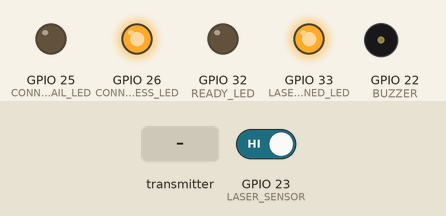
Recording of a sketch running on a simulated ESP32. On the bench: output pins drawn as LEDs (lit = HIGH), buzzer (waves = sounding, pin HIGH). The test bench sets the inputs (shaded band); at power-on: GPIO 23 (LASER_SENSOR) HIGH. What the sketch prints to the serial monitor is not drawn.

Above: at 1.2 s.
1.3 s: GPIO 23 (LASER_SENSOR) driven LOW
At 2.0 s:
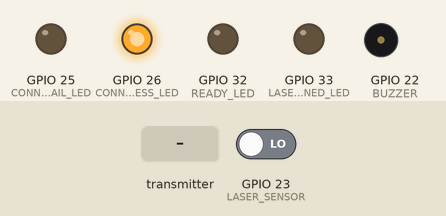
4.3 s: the transmitter starts sending msgType = 0
At 6.2 s:
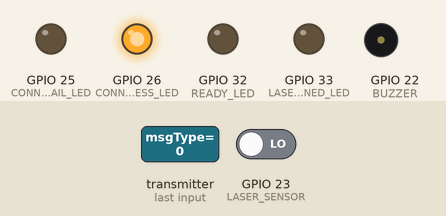
6.5 s: the transmitter starts sending msgType = 64
At 9.4 s:
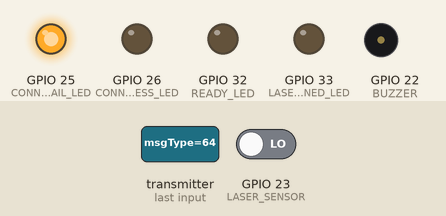
9.5 s: GPIO 23 (LASER_SENSOR) driven HIGH
At 10.3 s:
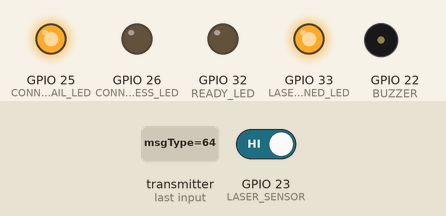
Timing chart, 0 to 12.5 s (numbered marks = the images above; inputs shaded):
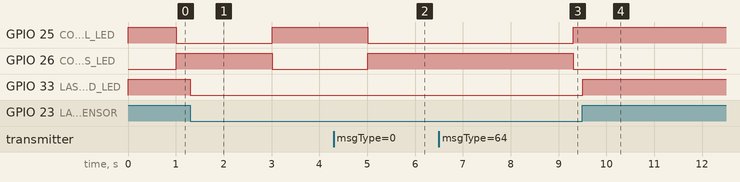

The sketch:

startlinemoculde.ino
```cpp
#include <Arduino.h>
#include <WiFi.h>
#include <esp_now.h>

// Define pin assignments
#define READY_LED 32
#define LASER_ALIGNED_LED 33
#define CONNECTION_FAIL_LED 25
#define CONNECTION_SUCCESS_LED 26
#define BUZZER 22
#define LASER_SENSOR 23

// CORRECTED: Using the MAC address from the finish line module code
uint8_t finishLineMacAddress[] = {0xE8, 0x6B, 0xEA, 0xDF, 0xA2, 0x68};

// Timing variables
volatile bool laserAligned = false;
bool connectionActive = false;
bool readyToTime = false;
bool timingCycleActive = false;

// Communication variables
typedef struct struct_message {
  uint8_t msgType;  // 0 for heartbeat, 1 for start timing
  bool localAligned;
  bool cooldown;
} struct_message;

struct_message outgoingMsg;
struct_message incomingMsg;

// Last time we received a heartbeat from the finish line
unsigned long lastHeartbeatReceived = 0;
const unsigned long HEARTBEAT_TIMEOUT = 3000;  // 3 seconds timeout
const unsigned long HEARTBEAT_INTERVAL = 1000; // Send heartbeat every 1 second
unsigned long lastHeartbeatSent = 0;
bool remoteAligned = false;
bool remoteCooldown = false;

// Function prototypes
void sendHeartbeat();
void sendStartSignal();
void initESPNow();
void updateReadyToTime();

// Callback when data is sent
void OnDataSent(const uint8_t *mac_addr, esp_now_send_status_t status) {
  if (status != ESP_NOW_SEND_SUCCESS) {
    digitalWrite(CONNECTION_FAIL_LED, HIGH);
    digitalWrite(CONNECTION_SUCCESS_LED, LOW);
    connectionActive = false;
  } else {
    digitalWrite(CONNECTION_FAIL_LED, LOW);
    digitalWrite(CONNECTION_SUCCESS_LED, HIGH);
  }
}

// Callback when data is received - using the newer ESP-NOW API format
void OnDataRecv(const esp_now_recv_info_t *info, const uint8_t *incomingData, int len) {
  memcpy(&incomingMsg, incomingData, sizeof(incomingMsg));

  if (incomingMsg.msgType == 0) {  // Heartbeat message
    lastHeartbeatReceived = millis();
    connectionActive = true;
    remoteAligned = incomingMsg.localAligned;
    remoteCooldown = incomingMsg.cooldown;

    // Update ready to time status
    updateReadyToTime();
  }
}

// Interrupt service routine for laser break detection
void IRAM_ATTR laserBreakISR() {
  // This will be called when beam is broken (sensor goes from HIGH to LOW)
  if (readyToTime && !timingCycleActive) {
    timingCycleActive = true;
    sendStartSignal();
    tone(BUZZER, 1000, 100);  // Beep to indicate timing start
  }
}

// Update the laser aligned status
void updateLaserStatus() {
  // Laser sensor returns HIGH when beam is detected, LOW when broken
  laserAligned = digitalRead(LASER_SENSOR) == HIGH;

  // Update LED
  digitalWrite(LASER_ALIGNED_LED, laserAligned ? HIGH : LOW);
}

// Update the ready to time status
void updateReadyToTime() {
  readyToTime = laserAligned && remoteAligned && connectionActive && !remoteCooldown && !timingCycleActive;
  digitalWrite(READY_LED, readyToTime ? HIGH : LOW);
}

// Initialize ESP-NOW
void initESPNow() {
  WiFi.mode(WIFI_STA);

  if (esp_now_init() != ESP_OK) {
    Serial.println("Error initializing ESP-NOW");
    return;
  }

  esp_now_register_send_cb(OnDataSent);

  esp_now_peer_info_t peerInfo = {};
  memcpy(peerInfo.peer_addr, finishLineMacAddress, 6);
  peerInfo.channel = 0;
  peerInfo.encrypt = false;

  if (esp_now_add_peer(&peerInfo) != ESP_OK) {
    Serial.println("Failed to add peer");
    return;
  }

  esp_now_register_recv_cb(OnDataRecv);
}

// Send heartbeat message to finish line module
void sendHeartbeat() {
  outgoingMsg.msgType = 0;
  outgoingMsg.localAligned = laserAligned;
  outgoingMsg.cooldown = false;

  esp_err_t result = esp_now_send(finishLineMacAddress, (uint8_t *)&outgoingMsg, sizeof(outgoingMsg));

  if (result != ESP_OK) {
    connectionActive = false;
    digitalWrite(CONNECTION_FAIL_LED, HIGH);
    digitalWrite(CONNECTION_SUCCESS_LED, LOW);
  }
}

// Send start timing signal
void sendStartSignal() {
  outgoingMsg.msgType = 1;  // Start timing message
  outgoingMsg.localAligned = laserAligned;
  outgoingMsg.cooldown = false;

  esp_err_t result = esp_now_send(finishLineMacAddress, (uint8_t *)&outgoingMsg, sizeof(outgoingMsg));

  if (result != ESP_OK) {
    connectionActive = false;
    digitalWrite(CONNECTION_FAIL_LED, HIGH);
    digitalWrite(CONNECTION_SUCCESS_LED, LOW);
  }
}

void checkConnection() {
  // Check if we haven't received a heartbeat for too long
  if (millis() - lastHeartbeatReceived > HEARTBEAT_TIMEOUT) {
    connectionActive = false;
    digitalWrite(CONNECTION_FAIL_LED, HIGH);
    digitalWrite(CONNECTION_SUCCESS_LED, LOW);
  }

  // Send periodic heartbeats
  if (millis() - lastHeartbeatSent > HEARTBEAT_INTERVAL) {
    sendHeartbeat();
    lastHeartbeatSent = millis();
  }
}

void setup() {
  // Initialize serial for debugging
  Serial.begin(115200);

  // Initialize pins
  pinMode(READY_LED, OUTPUT);
  pinMode(LASER_ALIGNED_LED, OUTPUT);
  pinMode(CONNECTION_FAIL_LED, OUTPUT);
  pinMode(CONNECTION_SUCCESS_LED, OUTPUT);
  pinMode(BUZZER, OUTPUT);
  pinMode(LASER_SENSOR, INPUT);

  // Set initial LED states
  digitalWrite(READY_LED, LOW);
  digitalWrite(LASER_ALIGNED_LED, LOW);
  digitalWrite(CONNECTION_FAIL_LED, HIGH);
  digitalWrite(CONNECTION_SUCCESS_LED, LOW);

  // Initialize ESP-NOW
  initESPNow();

  // Attach interrupt for laser break detection - FALLING edge when beam is broken
  attachInterrupt(digitalPinToInterrupt(LASER_SENSOR), laserBreakISR, FALLING);

  Serial.println("Start Line Module Initialized");
}

void loop() {
  // Update sensor status
  updateLaserStatus();

  // Check connection status
  checkConnection();

  // Update ready to time status
  updateReadyToTime();

  // Reset timing cycle if finish line is in cooldown mode
  if (timingCycleActive && remoteCooldown) {
    timingCycleActive = false;
  }

  // Small delay to prevent CPU hogging
  delay(10);
}
```

Measured:
- after the input at 1.3 s, GPIO 33 (LASER_ALIGNED_LED): HIGH → LOW at once
- after the input at 4.3 s, GPIO 25 (CONNECTION_FAIL_LED): HIGH → LOW after 0.71 s; GPIO 26 (CONNECTION_SUCCESS_LED): LOW → HIGH after 0.71 s
- after the input at 6.5 s, GPIO 25 (CONNECTION_FAIL_LED): LOW → HIGH after 2.8 s; GPIO 26 (CONNECTION_SUCCESS_LED): HIGH → LOW after 2.8 s
- after the input at 9.5 s, GPIO 33 (LASER_ALIGNED_LED): LOW → HIGH at once
